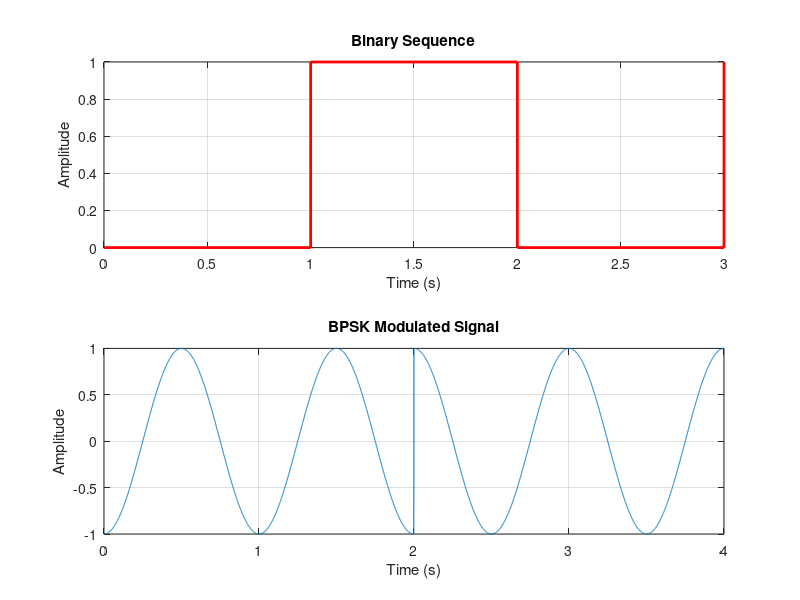

MATLAB code to generate this figure:
% BPSK Modulation Example

% Parameters
Fs = 1000;             % Sampling frequency (Hz)
Tb = 1;                % Bit duration (s)
t = 0:1/Fs:Tb-1/Fs;    % Time vector for one bit duration

% Binary sequence (example: 0, 1, 0, 1)
binarySequence = [0 1 0 1]; 

% Initialize modulated signal
modulatedSignal = [];
currentPhase = 0; % Start with phase 0

% BPSK modulation
for bit = binarySequence
    if bit == 1
        % If the bit is 1, maintain current phase
        modulatedSignal = [modulatedSignal cos(2 * pi * t / Tb + currentPhase)];
    else
        % If the bit is 0, change phase by 180 degrees
        currentPhase = currentPhase + pi;
        modulatedSignal = [modulatedSignal cos(2 * pi * t / Tb + currentPhase)];
    end
end

% Time vector for the entire modulated signal
timeVector = 0:1/Fs:(length(binarySequence) * Tb) - 1/Fs; 

% Plotting the results
figure;
subplot(2,1,1);
stairs((0:length(binarySequence)-1)*Tb, binarySequence, 'r', 'LineWidth', 2);
title('Binary Sequence');
xlabel('Time (s)');
ylabel('Amplitude');
grid on;

subplot(2,1,2);
plot(timeVector, modulatedSignal);
title('BPSK Modulated Signal');
xlabel('Time (s)');
ylabel('Amplitude');
grid on;

% Set axis limits
xlim([0 (length(binarySequence) * Tb)]);
